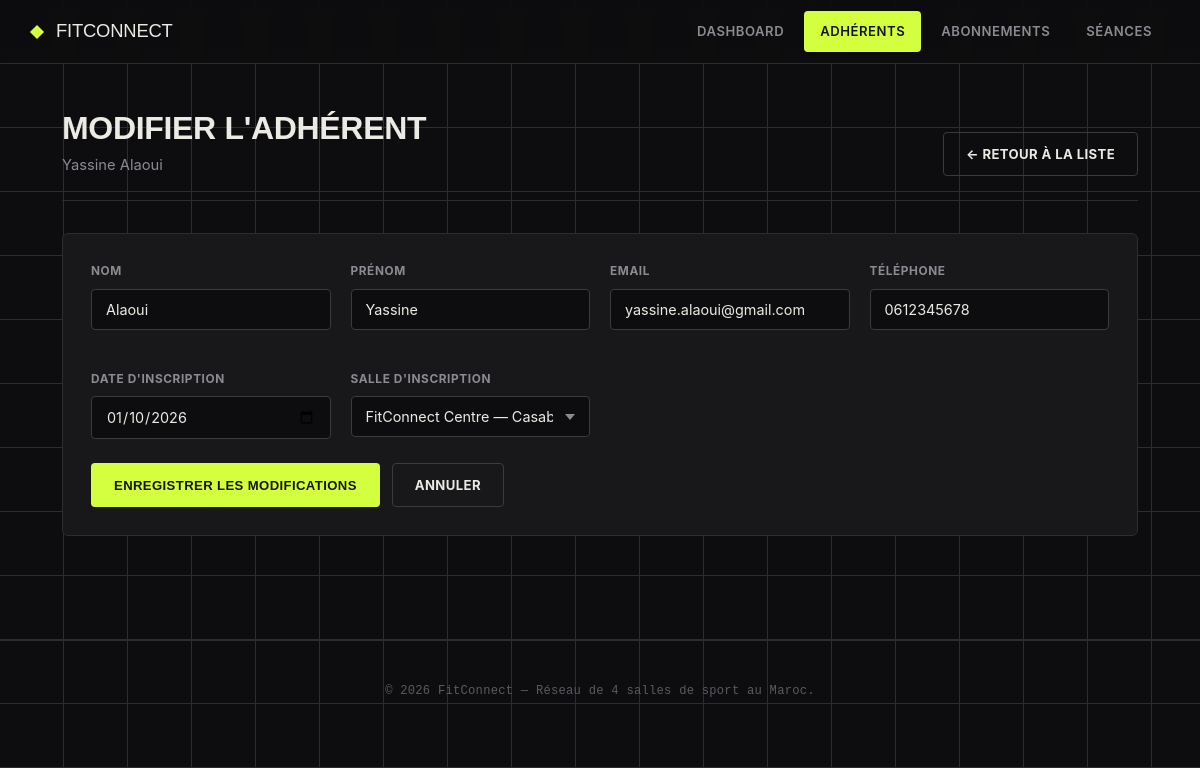
/public/index.php?page=adherents&action=edit&id=1, run on the app's committed database.
### tables this page shows
CREATE TABLE `adherent` (
  `id_adherent` int(11) NOT NULL,
  `nom` varchar(100) NOT NULL,
  `prenom` varchar(100) NOT NULL,
  `email` varchar(150) NOT NULL,
  `telephone` varchar(20) DEFAULT NULL,
  `date_inscription` date NOT NULL,
  `id_salle` int(11) NOT NULL
);

CREATE TABLE `salle` (
  `id_salle` int(11) NOT NULL,
  `nom_salle` varchar(100) NOT NULL,
  `ville` varchar(100) NOT NULL,
  `adresse` varchar(255) NOT NULL
);

### app/Controllers/AdherentController.php (called while the page is built, shortened)
<?php
require_once __DIR__ . '/../Services/AdherentService.php';
require_once __DIR__ . '/../Repositories/SalleRepository.php';
class AdherentController
{
    private AdherentService $adherentService;
    private SalleRepository $salleRepository;
    public function __construct(AdherentService $adherentService, SalleRepository $salleRepository)
    {
        $this->adherentService = $adherentService;
        $this->salleRepository = $salleRepository;
    }
    public function edit(int $id): void
    {
        $adherent = $this->adherentService->getAdherentById($id);
        $salles = $this->salleRepository->findAll();
        require __DIR__ . '/../../views/adherents/edit.php';
    }
}

### app/Services/AdherentService.php (called while the page is built, shortened)
<?php
require_once __DIR__ . '/../Repositories/AdherentRepository.php';
require_once __DIR__ . '/../Entities/Adherent.php';
class AdherentService
{
    private AdherentRepository $adherentRepository;
    public function __construct(AdherentRepository $adherentRepository)
    {
        $this->adherentRepository = $adherentRepository;
    }
    public function getAdherentById(int $id): ?Adherent
    {
        return $this->adherentRepository->findById($id);
    }
}

### app/Repositories/AdherentRepository.php (called while the page is built, shortened)
<?php
require_once __DIR__ . '/../Entities/Adherent.php';
class AdherentRepository
{
    private PDO $pdo;
    public function __construct(PDO $pdo)
    {
        $this->pdo = $pdo;
    }
    public function findById(int $id): ?Adherent
    {
        $stmt = $this->pdo->prepare("SELECT * FROM adherent WHERE id_adherent = :id");
        $stmt->execute(['id' => $id]);
        $row = $stmt->fetch();
        return $row ? Adherent::fromArray($row) : null;
    }
}

### app/Entities/Adherent.php (called while the page is built, shortened)
<?php
class Adherent
{
    private ?int $idAdherent;
    private string $nom;
    private string $prenom;
    private string $email;
    private ?string $telephone;
    private string $dateInscription;
    private int $idSalle;
    public function __construct(
        ?int $idAdherent,
        string $nom,
        string $prenom,
        string $email,
        ?string $telephone,
        string $dateInscription,
        int $idSalle
    ) {
        $this->idAdherent      = $idAdherent;
        $this->nom             = $nom;
        $this->prenom          = $prenom;
        $this->email           = $email;
        $this->telephone       = $telephone;
        $this->dateInscription = $dateInscription;
        $this->idSalle         = $idSalle;
    }
    public function getIdAdherent(): ?int
    {
        return $this->idAdherent;
    }
    public function getNom(): string
    {
        return $this->nom;
    }
    public function getPrenom(): string
    {
        return $this->prenom;
    }
    public function getEmail(): string
    {
        return $this->email;
    }
    public function getTelephone(): ?string
    {
        return $this->telephone;
    }
    public function getDateInscription(): string
    {
        return $this->dateInscription;
    }
    public function getIdSalle(): int
    {
        return $this->idSalle;
    }
    public function getNomComplet(): string
    {
        return $this->prenom . ' ' . $this->nom;
    }
    public static function fromArray(array $row): self
    {
        return new self(
            (int) $row['id_adherent'],
            $row['nom'],
            $row['prenom'],
            $row['email'],
            $row['telephone'] ?? null,
            $row['date_inscription'],
            (int) $row['id_salle']
        );
    }
}

### app/Repositories/SalleRepository.php (called while the page is built, shortened)
<?php
require_once __DIR__ . '/../Entities/Salle.php';
class SalleRepository
{
    private PDO $pdo;
    public function __construct(PDO $pdo)
    {
        $this->pdo = $pdo;
    }
    public function findAll(): array
    {
        $stmt = $this->pdo->query("SELECT * FROM salle ORDER BY nom_salle ASC");
        $rows = $stmt->fetchAll();
        return array_map(fn($row) => Salle::fromArray($row), $rows);
    }
}

### app/Entities/Salle.php (called while the page is built, shortened)
<?php
class Salle
{
    private ?int $idSalle;
    private string $nomSalle;
    public function __construct(
        ?int $idSalle,
        string $nomSalle,
        string $ville,
        string $adresse
    ) {
        $this->idSalle  = $idSalle;
        $this->nomSalle = $nomSalle;
    }
    public function getIdSalle(): ?int
    {
        return $this->idSalle;
    }
    public function getNomSalle(): string
    {
        return $this->nomSalle;
    }
    public static function fromArray(array $row): self
    {
        return new self(
            (int) $row['id_salle'],
            $row['nom_salle'],
            $row['ville'],
            $row['adresse']
        );
    }
}

### views/adherents/edit.php (the view, shortened to what this page needs)
<?php require __DIR__ . '/../layouts/header.php'; ?>
<div class="page-header">
    <div>
        <h1>Modifier l'adhérent</h1>
        <p class="subtitle"><?= htmlspecialchars($adherent->getNomComplet()) ?></p>
    </div>
    <a href="index.php?page=adherents" class="btn btn--ghost">← Retour à la liste</a>
</div>
<div class="card">
    <form method="POST" action="index.php?page=adherents&action=edit&id=<?= $adherent->getIdAdherent() ?>">
        <div class="form-grid">
            <div class="form-group">
                <label for="nom">Nom</label>
                <input type="text" id="nom" name="nom" required
                       value="<?= htmlspecialchars($_POST['nom'] ?? $adherent->getNom()) ?>">
            </div>
            <div class="form-group">
                <label for="prenom">Prénom</label>
                <input type="text" id="prenom" name="prenom" required
                       value="<?= htmlspecialchars($_POST['prenom'] ?? $adherent->getPrenom()) ?>">
            </div>
            <div class="form-group">
                <label for="email">Email</label>
                <input type="email" id="email" name="email" required
                       value="<?= htmlspecialchars($_POST['email'] ?? $adherent->getEmail()) ?>">
            </div>
            <div class="form-group">
                <label for="telephone">Téléphone</label>
                <input type="text" id="telephone" name="telephone"
                       value="<?= htmlspecialchars($_POST['telephone'] ?? ($adherent->getTelephone() ?? '')) ?>">
            </div>
            <div class="form-group">
                <label for="date_inscription">Date d'inscription</label>
                <input type="date" id="date_inscription" name="date_inscription" required
                       value="<?= htmlspecialchars($_POST['date_inscription'] ?? $adherent->getDateInscription()) ?>">
            </div>
            <div class="form-group">
                <label for="id_salle">Salle d'inscription</label>
                <select id="id_salle" name="id_salle" required>
                    <?php foreach ($salles as $salle): ?>
                        <option value="<?= $salle->getIdSalle() ?>"
                            <?= ((int) ($_POST['id_salle'] ?? $adherent->getIdSalle()) === $salle->getIdSalle()) ? 'selected' : '' ?>>
                            <?= htmlspecialchars($salle->getNomSalle()) ?> — <?= htmlspecialchars($salle->getVille()) ?>
                        </option>
                    <?php endforeach; ?>
                </select>
            </div>
        </div>
        <div class="form-actions">
            <button type="submit" class="btn">Enregistrer les modifications</button>
            <a href="index.php?page=adherents" class="btn btn--ghost">Annuler</a>
        </div>
    </form>
</div>
<?php require __DIR__ . '/../layouts/footer.php'; ?>

### public/assets/css/style.css (style rules this page uses)
:root { --bg: #0D0D0F; --surface: #18181B; --surface-raised: #1F1F23; --line: #2C2C31; --line-strong: #3A3A41; --text: #ECEAE4; --text-muted: #8C8B92; --text-dim: #5A5A61; --accent: #D4FF3F; --accent-dim: #A8CC2E; --accent-ink: #14160A; --danger: #FF4F32; --danger-bg: rgba(255, 79, 50, 0.12); --warning: #FFB23F; --warning-bg: rgba(255, 178, 63, 0.12); --success: #4FFFA0; --success-bg: rgba(79, 255, 160, 0.1); --font-display: 'Archivo Black', 'Arial Black', sans-serif; --font-body: 'Inter', -apple-system, BlinkMacSystemFont, 'Segoe UI', sans-serif; --font-mono: 'JetBrains Mono', 'Courier New', monospace; --radius-sm: 4px; --radius: 6px; }
* { box-sizing: border-box; }
html { scroll-behavior: smooth; }
body { margin: 0; font-family: var(--font-body); background: var(--bg); background-image: linear-gradient(var(--line) 1px, transparent 1px), linear-gradient(90deg, var(--line) 1px, transparent 1px); background-size: 64px 64px; background-attachment: fixed; background-position: -1px -1px; color: var(--text); line-height: 1.55; -webkit-font-smoothing: antialiased; }
.page-header { display: flex; align-items: flex-end; justify-content: space-between; margin-bottom: 32px; flex-wrap: wrap; gap: 16px; padding-bottom: 24px; border-bottom: 1px solid var(--line); }
.page-header h1 { margin: 0; font-family: var(--font-display); font-size: 2rem; text-transform: uppercase; letter-spacing: -0.01em; line-height: 1.05; }
.page-header p.subtitle { color: var(--text-muted); margin: 8px 0 0; font-size: 0.92rem; }
.btn { display: inline-flex; align-items: center; gap: 8px; padding: 11px 22px; border-radius: var(--radius-sm); border: 1px solid transparent; background: var(--accent); color: var(--accent-ink); font-weight: 700; font-size: 0.82rem; letter-spacing: 0.03em; text-transform: uppercase; text-decoration: none; cursor: pointer; transition: transform 0.1s ease, background 0.15s ease, box-shadow 0.15s ease; }
.btn--ghost { background: transparent; color: var(--text); border: 1px solid var(--line-strong); }
.card { background: var(--surface); border: 1px solid var(--line); border-radius: var(--radius); padding: 28px; margin-bottom: 24px; }
.form-grid { display: grid; grid-template-columns: repeat(auto-fit, minmax(220px, 1fr)); gap: 20px; }
.form-group { display: flex; flex-direction: column; gap: 8px; margin-bottom: 20px; }
.form-group label { font-size: 0.74rem; font-weight: 700; text-transform: uppercase; letter-spacing: 0.05em; color: var(--text-muted); }
.form-group input, .form-group select { padding: 11px 14px; border: 1px solid var(--line-strong); border-radius: var(--radius-sm); font-size: 0.9rem; font-family: var(--font-body); background: var(--bg); color: var(--text); }
.form-group input::placeholder { color: var(--text-dim); }
.form-group select { appearance: none; background-repeat: no-repeat; background-position: right 14px center; padding-right: 36px; }
.form-actions { margin-top: 4px; display: flex; gap: 12px; }

### data on the page
adherent: $adherent->getNomComplet() "Yassine Alaoui", nom "Alaoui", prenom "Yassine", email "yassine.alaoui@gmail.com", telephone "0612345678", date_inscription "01/10/2026", id_salle "FitConnect Centre — Casablanca"
